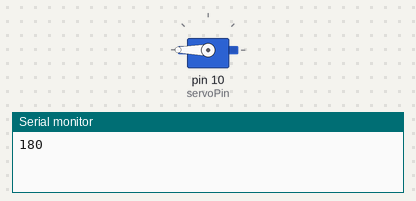
The sketch below on a simulated Arduino Uno, built with avr-gcc and run on an emulated ATmega328P. Shown: servo, the last lines printed to the serial monitor.

Above: at 0.05 s.
At 2.25 s:
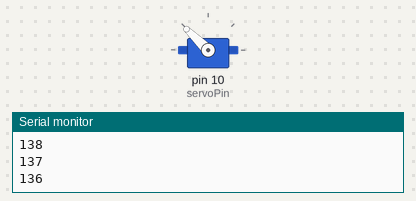
At 4.5 s:
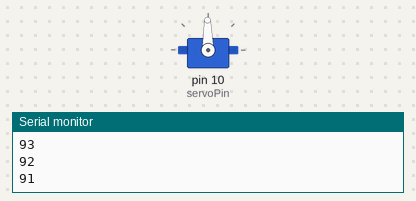
At 9.0 s:
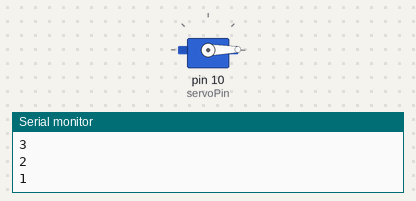
Timing chart, 0 to 11.8 s (numbered marks = the images above):
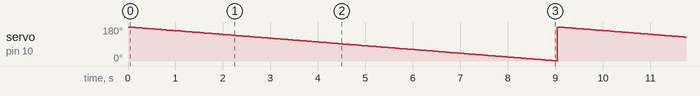

The sketch:

Sweep.ino
```cpp
#include <Servo.h>

int servoPin = 10;

Servo servo;

int angle = 0;   // servo position in degrees

void setup()
{
  servo.attach(servoPin);
  Serial.begin(9600);
}


void loop()
{
  if (angle!=180)
  {
      // now scan back from 180 to 0 degrees
  for(angle = 180; angle > 0; angle--)
  {
    servo.write(angle);
    Serial.print(angle);
    Serial.println("");
    delay(50);
  }
  }
}
```

Measured:
- by itself, servo on pin 10 (servoPin): ramps from 180° to 1° and jumps back, once every 9.0 s
